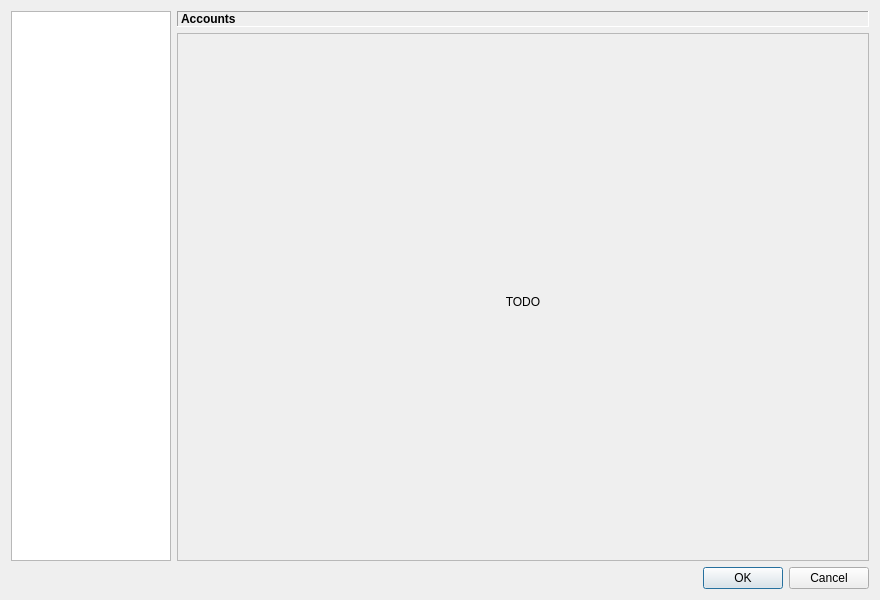
<?xml version="1.0" encoding="UTF-8"?>
<ui version="4.0">
 <class>SettingsDialog</class>
 <widget class="QDialog" name="SettingsDialog">
  <property name="geometry">
   <rect>
    <x>0</x>
    <y>0</y>
    <width>880</width>
    <height>600</height>
   </rect>
  </property>
  <property name="windowTitle">
   <string>Settings</string>
  </property>
  <layout class="QVBoxLayout" name="verticalLayout">
   <item>
    <layout class="QHBoxLayout" name="horizontalLayout">
     <item>
      <widget class="QTreeWidget" name="treeWidget">
       <property name="sizePolicy">
        <sizepolicy hsizetype="Fixed" vsizetype="Expanding">
         <horstretch>0</horstretch>
         <verstretch>0</verstretch>
        </sizepolicy>
       </property>
       <property name="maximumSize">
        <size>
         <width>160</width>
         <height>16777215</height>
        </size>
       </property>
       <property name="rootIsDecorated">
        <bool>false</bool>
       </property>
       <property name="uniformRowHeights">
        <bool>true</bool>
       </property>
       <property name="itemsExpandable">
        <bool>false</bool>
       </property>
       <attribute name="headerVisible">
        <bool>false</bool>
       </attribute>
       <column>
        <property name="text">
         <string>Section</string>
        </property>
       </column>
      </widget>
     </item>
     <item>
      <layout class="QVBoxLayout" name="verticalLayout_2">
       <item>
        <widget class="QLabel" name="titleLabel">
         <property name="font">
          <font>
           <bold>true</bold>
          </font>
         </property>
         <property name="frameShape">
          <enum>QFrame::Panel</enum>
         </property>
         <property name="frameShadow">
          <enum>QFrame::Sunken</enum>
         </property>
         <property name="text">
          <string>Accounts</string>
         </property>
         <property name="margin">
          <number>4</number>
         </property>
        </widget>
       </item>
       <item>
        <widget class="QStackedWidget" name="stackedWidget">
         <property name="frameShape">
          <enum>QFrame::StyledPanel</enum>
         </property>
         <property name="frameShadow">
          <enum>QFrame::Plain</enum>
         </property>
         <property name="currentIndex">
          <number>0</number>
         </property>
         <widget class="QWidget" name="todoPage">
          <layout class="QVBoxLayout" name="verticalLayout_3">
           <property name="leftMargin">
            <number>0</number>
           </property>
           <property name="rightMargin">
            <number>0</number>
           </property>
           <property name="bottomMargin">
            <number>0</number>
           </property>
           <item>
            <widget class="QLabel" name="label">
             <property name="text">
              <string>TODO</string>
             </property>
             <property name="alignment">
              <set>Qt::AlignCenter</set>
             </property>
            </widget>
           </item>
          </layout>
         </widget>
         <widget class="QWidget" name="accountsPage">
          <layout class="QVBoxLayout" name="verticalLayout_13">
           <item>
            <layout class="QFormLayout" name="accountsFormLayout">
             <item row="0" column="0">
              <widget class="QLabel" name="serviceLabel">
               <property name="text">
                <string>Service:</string>
               </property>
               <property name="buddy">
                <cstring>serviceComboBox</cstring>
               </property>
              </widget>
             </item>
             <item row="0" column="1">
              <widget class="QComboBox" name="serviceComboBox"/>
             </item>
            </layout>
           </item>
           <item>
            <widget class="QGroupBox" name="anilistGroupBox">
             <property name="title">
              <string>AniList</string>
             </property>
             <layout class="QFormLayout" name="anilistFormLayout">
              <item row="0" column="0">
               <widget class="QLabel" name="anilistUsernameLabel">
                <property name="text">
                 <string>Username:</string>
                </property>
                <property name="buddy">
                 <cstring>anilistUsernameLineEdit</cstring>
                </property>
               </widget>
              </item>
              <item row="0" column="1">
               <widget class="QLineEdit" name="anilistUsernameLineEdit"/>
              </item>
              <item row="1" column="0">
               <widget class="QLabel" name="anilistTokenLabel">
                <property name="text">
                 <string>Token:</string>
                </property>
                <property name="buddy">
                 <cstring>anilistTokenLineEdit</cstring>
                </property>
               </widget>
              </item>
              <item row="1" column="1">
               <widget class="QLineEdit" name="anilistTokenLineEdit">
                <property name="echoMode">
                 <enum>QLineEdit::Password</enum>
                </property>
               </widget>
              </item>
             </layout>
            </widget>
           </item>
           <item>
            <widget class="QGroupBox" name="kitsuGroupBox">
             <property name="title">
              <string>Kitsu</string>
             </property>
             <layout class="QFormLayout" name="kitsuFormLayout">
              <item row="0" column="0">
               <widget class="QLabel" name="kitsuEmailLabel">
                <property name="text">
                 <string>Email:</string>
                </property>
                <property name="buddy">
                 <cstring>kitsuEmailLineEdit</cstring>
                </property>
               </widget>
              </item>
              <item row="0" column="1">
               <widget class="QLineEdit" name="kitsuEmailLineEdit"/>
              </item>
              <item row="1" column="0">
               <widget class="QLabel" name="kitsuUsernameLabel">
                <property name="text">
                 <string>Username:</string>
                </property>
                <property name="buddy">
                 <cstring>kitsuUsernameLineEdit</cstring>
                </property>
               </widget>
              </item>
              <item row="1" column="1">
               <widget class="QLineEdit" name="kitsuUsernameLineEdit"/>
              </item>
              <item row="2" column="0">
               <widget class="QLabel" name="kitsuPasswordLabel">
                <property name="text">
                 <string>Password:</string>
                </property>
                <property name="buddy">
                 <cstring>kitsuPasswordLineEdit</cstring>
                </property>
               </widget>
              </item>
              <item row="2" column="1">
               <widget class="QLineEdit" name="kitsuPasswordLineEdit">
                <property name="echoMode">
                 <enum>QLineEdit::Password</enum>
                </property>
               </widget>
              </item>
              <item row="3" column="0">
               <widget class="QLabel" name="kitsuAccessTokenLabel">
                <property name="text">
                 <string>Access token:</string>
                </property>
                <property name="buddy">
                 <cstring>kitsuAccessTokenLineEdit</cstring>
                </property>
               </widget>
              </item>
              <item row="3" column="1">
               <widget class="QLineEdit" name="kitsuAccessTokenLineEdit">
                <property name="echoMode">
                 <enum>QLineEdit::Password</enum>
                </property>
               </widget>
              </item>
              <item row="4" column="0">
               <widget class="QLabel" name="kitsuRefreshTokenLabel">
                <property name="text">
                 <string>Refresh token:</string>
                </property>
                <property name="buddy">
                 <cstring>kitsuRefreshTokenLineEdit</cstring>
                </property>
               </widget>
              </item>
              <item row="4" column="1">
               <widget class="QLineEdit" name="kitsuRefreshTokenLineEdit">
                <property name="echoMode">
                 <enum>QLineEdit::Password</enum>
                </property>
               </widget>
              </item>
             </layout>
            </widget>
           </item>
           <item>
            <widget class="QGroupBox" name="myanimelistGroupBox">
             <property name="title">
              <string>MyAnimeList</string>
             </property>
             <layout class="QFormLayout" name="myanimelistFormLayout">
              <item row="0" column="0">
               <widget class="QLabel" name="myanimelistUsernameLabel">
                <property name="text">
                 <string>Username:</string>
                </property>
                <property name="buddy">
                 <cstring>myanimelistUsernameLineEdit</cstring>
                </property>
               </widget>
              </item>
              <item row="0" column="1">
               <widget class="QLineEdit" name="myanimelistUsernameLineEdit"/>
              </item>
              <item row="1" column="0">
               <widget class="QLabel" name="myanimelistAccessTokenLabel">
                <property name="text">
                 <string>Access token:</string>
                </property>
                <property name="buddy">
                 <cstring>myanimelistAccessTokenLineEdit</cstring>
                </property>
               </widget>
              </item>
              <item row="1" column="1">
               <widget class="QLineEdit" name="myanimelistAccessTokenLineEdit">
                <property name="echoMode">
                 <enum>QLineEdit::Password</enum>
                </property>
               </widget>
              </item>
              <item row="2" column="0">
               <widget class="QLabel" name="myanimelistRefreshTokenLabel">
                <property name="text">
                 <string>Refresh token:</string>
                </property>
                <property name="buddy">
                 <cstring>myanimelistRefreshTokenLineEdit</cstring>
                </property>
               </widget>
              </item>
              <item row="2" column="1">
               <widget class="QLineEdit" name="myanimelistRefreshTokenLineEdit">
                <property name="echoMode">
                 <enum>QLineEdit::Password</enum>
                </property>
               </widget>
              </item>
             </layout>
            </widget>
           </item>
           <item>
            <widget class="QCheckBox" name="syncEnabledCheckBox">
             <property name="text">
              <string>Enable automatic synchronization</string>
             </property>
            </widget>
           </item>
           <item>
            <spacer name="accountsVerticalSpacer">
             <property name="orientation">
              <enum>Qt::Vertical</enum>
             </property>
             <property name="sizeHint" stdset="0">
              <size>
               <width>20</width>
               <height>40</height>
              </size>
             </property>
            </spacer>
           </item>
          </layout>
         </widget>
         <widget class="QWidget" name="applicationPage">
          <layout class="QVBoxLayout" name="verticalLayout_4">
           <item>
            <widget class="QGroupBox" name="interfaceGroupBox">
             <property name="title">
              <string>Interface</string>
             </property>
             <layout class="QFormLayout" name="interfaceFormLayout">
              <item row="0" column="0">
               <widget class="QLabel" name="styleLabel">
                <property name="text">
                 <string>Style:</string>
                </property>
                <property name="buddy">
                 <cstring>styleComboBox</cstring>
                </property>
               </widget>
              </item>
              <item row="0" column="1">
               <widget class="QComboBox" name="styleComboBox"/>
              </item>
              <item row="1" column="0">
               <widget class="QLabel" name="colorSchemeLabel">
                <property name="text">
                 <string>Color scheme:</string>
                </property>
                <property name="buddy">
                 <cstring>colorSchemeComboBox</cstring>
                </property>
               </widget>
              </item>
              <item row="1" column="1">
               <widget class="QComboBox" name="colorSchemeComboBox"/>
              </item>
              <item row="2" column="1">
               <widget class="QLabel" name="colorSchemeHintLabel">
                <property name="enabled">
                 <bool>false</bool>
                </property>
                <property name="text">
                 <string>Style changes take effect after restarting the application.</string>
                </property>
               </widget>
              </item>
             </layout>
            </widget>
           </item>
           <item>
            <widget class="QGroupBox" name="titlesGroupBox">
             <property name="title">
              <string>Titles</string>
             </property>
             <layout class="QFormLayout" name="titlesFormLayout">
              <item row="0" column="0">
               <widget class="QLabel" name="titleLanguageLabel">
                <property name="text">
                 <string>Title language:</string>
                </property>
                <property name="buddy">
                 <cstring>titleLanguageComboBox</cstring>
                </property>
               </widget>
              </item>
              <item row="0" column="1">
               <widget class="QComboBox" name="titleLanguageComboBox"/>
              </item>
             </layout>
            </widget>
           </item>
           <item>
            <widget class="QGroupBox" name="notificationsGroupBox">
             <property name="title">
              <string>Notifications</string>
             </property>
             <layout class="QVBoxLayout" name="notificationsLayout">
              <item>
               <widget class="QCheckBox" name="listUpdateNotificationsCheckBox">
                <property name="text">
                 <string>Show a notification with an option to undo after list updates</string>
                </property>
               </widget>
              </item>
             </layout>
            </widget>
           </item>
           <item>
            <spacer name="applicationVerticalSpacer">
             <property name="orientation">
              <enum>Qt::Vertical</enum>
             </property>
             <property name="sizeHint" stdset="0">
              <size>
               <width>20</width>
               <height>40</height>
              </size>
             </property>
            </spacer>
           </item>
          </layout>
         </widget>
         <widget class="QWidget" name="libraryPage">
          <layout class="QVBoxLayout" name="verticalLayout_5">
           <item>
            <widget class="QLabel" name="libraryFoldersLabel">
             <property name="text">
              <string>Anime folders:</string>
             </property>
             <property name="buddy">
              <cstring>libraryFoldersList</cstring>
             </property>
            </widget>
           </item>
           <item>
            <layout class="QHBoxLayout" name="libraryFoldersLayout">
             <item alignment="Qt::AlignTop">
              <widget class="QListWidget" name="libraryFoldersList">
               <property name="maximumSize">
                <size>
                 <width>16777215</width>
                 <height>200</height>
                </size>
               </property>
               <property name="alternatingRowColors">
                <bool>true</bool>
               </property>
               <property name="selectionMode">
                <enum>QAbstractItemView::ExtendedSelection</enum>
               </property>
              </widget>
             </item>
             <item>
              <layout class="QVBoxLayout" name="libraryFoldersButtonsLayout">
               <item>
                <widget class="QPushButton" name="libraryAddFolderButton">
                 <property name="text">
                  <string>Add folder...</string>
                 </property>
                </widget>
               </item>
               <item>
                <widget class="QPushButton" name="libraryRemoveFolderButton">
                 <property name="enabled">
                  <bool>false</bool>
                 </property>
                 <property name="text">
                  <string>Remove</string>
                 </property>
                </widget>
               </item>
               <item>
                <spacer name="libraryButtonsVerticalSpacer">
                 <property name="orientation">
                  <enum>Qt::Vertical</enum>
                 </property>
                 <property name="sizeHint" stdset="0">
                  <size>
                   <width>20</width>
                   <height>40</height>
                  </size>
                 </property>
                </spacer>
               </item>
              </layout>
             </item>
            </layout>
           </item>
           <item>
            <spacer name="libraryVerticalSpacer">
             <property name="orientation">
              <enum>Qt::Vertical</enum>
             </property>
             <property name="sizeHint" stdset="0">
              <size>
               <width>20</width>
               <height>40</height>
              </size>
             </property>
            </spacer>
           </item>
          </layout>
         </widget>
         <widget class="QWidget" name="recognitionPage">
          <layout class="QVBoxLayout" name="verticalLayout_6">
           <item>
            <widget class="QCheckBox" name="detectionEnabledCheckBox">
             <property name="text">
              <string>Enable media detection</string>
             </property>
            </widget>
           </item>
           <item>
            <layout class="QFormLayout" name="detectionFormLayout">
             <item row="0" column="0">
              <widget class="QLabel" name="detectionIntervalLabel">
               <property name="text">
                <string>Detection interval:</string>
               </property>
               <property name="buddy">
                <cstring>detectionIntervalSpinBox</cstring>
               </property>
              </widget>
             </item>
             <item row="0" column="1">
              <widget class="QSpinBox" name="detectionIntervalSpinBox">
               <property name="suffix">
                <string> seconds</string>
               </property>
              </widget>
             </item>
            </layout>
           </item>
           <item>
            <widget class="QGroupBox" name="validationGroupBox">
             <property name="title">
              <string>Validation</string>
             </property>
             <layout class="QVBoxLayout" name="verticalLayout_8">
              <item>
               <widget class="QCheckBox" name="updateLibraryOnlyCheckBox">
                <property name="text">
                 <string>Ignore files outside of library folders</string>
                </property>
               </widget>
              </item>
             </layout>
            </widget>
           </item>
           <item>
            <widget class="QGroupBox" name="updateGroupBox">
             <property name="title">
              <string>Anime list update</string>
             </property>
             <layout class="QVBoxLayout" name="verticalLayout_7">
              <item>
               <layout class="QFormLayout" name="updateDelayFormLayout">
                <item row="0" column="0">
                 <widget class="QLabel" name="updateDelayLabel">
                  <property name="text">
                   <string>Delay:</string>
                  </property>
                  <property name="buddy">
                   <cstring>updateDelaySpinBox</cstring>
                  </property>
                 </widget>
                </item>
                <item row="0" column="1">
                 <widget class="QSpinBox" name="updateDelaySpinBox">
                  <property name="suffix">
                   <string> seconds</string>
                  </property>
                 </widget>
                </item>
                <item row="1" column="1">
                 <widget class="QCheckBox" name="updatePauseWhenUnfocusedCheckBox">
                  <property name="text">
                   <string>Pause delay while player is not in focus</string>
                  </property>
                 </widget>
                </item>
               </layout>
              </item>
              <item>
               <widget class="QRadioButton" name="updateAfterDelayRadioButton">
                <property name="text">
                 <string>Update after delay</string>
                </property>
                <property name="checked">
                 <bool>true</bool>
                </property>
               </widget>
              </item>
              <item>
               <widget class="QRadioButton" name="updateOnPlayerCloseRadioButton">
                <property name="text">
                 <string>Update when media is closed (after delay)</string>
                </property>
               </widget>
              </item>
             </layout>
            </widget>
           </item>
           <item>
            <spacer name="recognitionVerticalSpacer">
             <property name="orientation">
              <enum>Qt::Vertical</enum>
             </property>
             <property name="sizeHint" stdset="0">
              <size>
               <width>20</width>
               <height>40</height>
              </size>
             </property>
            </spacer>
           </item>
          </layout>
         </widget>
         <widget class="QWidget" name="mediaPlayersPage">
          <layout class="QVBoxLayout" name="verticalLayout_9">
           <item>
            <widget class="QLabel" name="mediaPlayersLabel">
             <property name="text">
              <string>Detect the following media players:</string>
             </property>
             <property name="buddy">
              <cstring>mediaPlayersList</cstring>
             </property>
            </widget>
           </item>
           <item>
            <widget class="QListWidget" name="mediaPlayersList">
             <property name="alternatingRowColors">
              <bool>true</bool>
             </property>
             <property name="selectionMode">
              <enum>QAbstractItemView::NoSelection</enum>
             </property>
            </widget>
           </item>
          </layout>
         </widget>
         <widget class="QWidget" name="streamingPage">
          <layout class="QVBoxLayout" name="verticalLayout_10">
           <item>
            <widget class="QCheckBox" name="streamingEnabledCheckBox">
             <property name="text">
              <string>Detect streaming media in web browsers</string>
             </property>
            </widget>
           </item>
           <item>
            <widget class="QGroupBox" name="streamingBrowsersGroupBox">
             <property name="enabled">
              <bool>false</bool>
             </property>
             <property name="title">
              <string>Web browsers</string>
             </property>
             <layout class="QVBoxLayout" name="verticalLayout_11">
              <item>
               <widget class="QListWidget" name="streamingBrowsersList">
                <property name="alternatingRowColors">
                 <bool>true</bool>
                </property>
                <property name="selectionMode">
                 <enum>QAbstractItemView::NoSelection</enum>
                </property>
               </widget>
              </item>
             </layout>
            </widget>
           </item>
          </layout>
         </widget>
         <widget class="QWidget" name="advancedPage">
          <layout class="QVBoxLayout" name="verticalLayout_12">
           <item>
            <widget class="QTableWidget" name="advancedTable">
             <property name="alternatingRowColors">
              <bool>true</bool>
             </property>
             <property name="selectionMode">
              <enum>QAbstractItemView::SingleSelection</enum>
             </property>
             <property name="selectionBehavior">
              <enum>QAbstractItemView::SelectRows</enum>
             </property>
             <attribute name="horizontalHeaderStretchLastSection">
              <bool>true</bool>
             </attribute>
             <attribute name="verticalHeaderVisible">
              <bool>false</bool>
             </attribute>
             <column>
              <property name="text">
               <string>Setting</string>
              </property>
             </column>
             <column>
              <property name="text">
               <string>Value</string>
              </property>
             </column>
            </widget>
           </item>
          </layout>
         </widget>
        </widget>
       </item>
      </layout>
     </item>
    </layout>
   </item>
   <item>
    <widget class="QDialogButtonBox" name="buttonBox">
     <property name="orientation">
      <enum>Qt::Horizontal</enum>
     </property>
     <property name="standardButtons">
      <set>QDialogButtonBox::Cancel|QDialogButtonBox::Ok</set>
     </property>
    </widget>
   </item>
  </layout>
 </widget>
 <resources/>
 <connections>
  <connection>
   <sender>buttonBox</sender>
   <signal>accepted()</signal>
   <receiver>SettingsDialog</receiver>
   <slot>accept()</slot>
   <hints>
    <hint type="sourcelabel">
     <x>248</x>
     <y>254</y>
    </hint>
    <hint type="destinationlabel">
     <x>157</x>
     <y>274</y>
    </hint>
   </hints>
  </connection>
  <connection>
   <sender>buttonBox</sender>
   <signal>rejected()</signal>
   <receiver>SettingsDialog</receiver>
   <slot>reject()</slot>
   <hints>
    <hint type="sourcelabel">
     <x>316</x>
     <y>260</y>
    </hint>
    <hint type="destinationlabel">
     <x>286</x>
     <y>274</y>
    </hint>
   </hints>
  </connection>
 </connections>
</ui>
